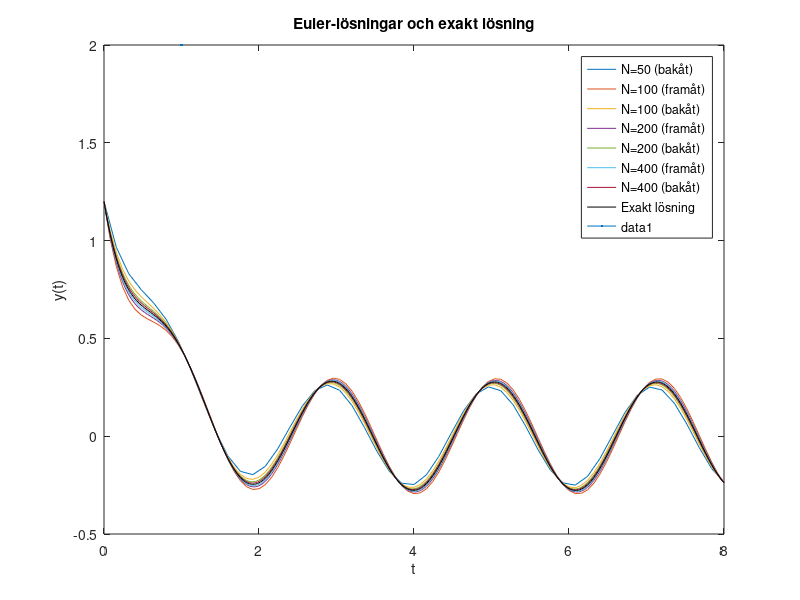
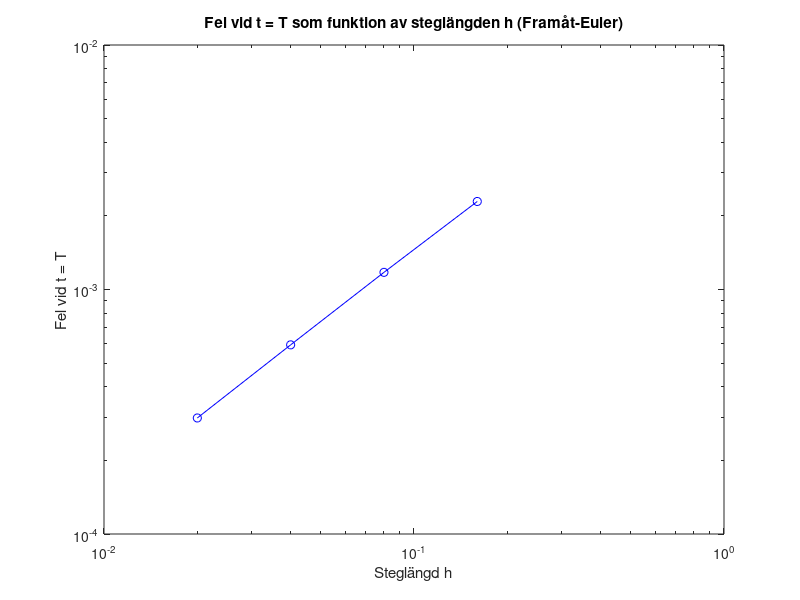
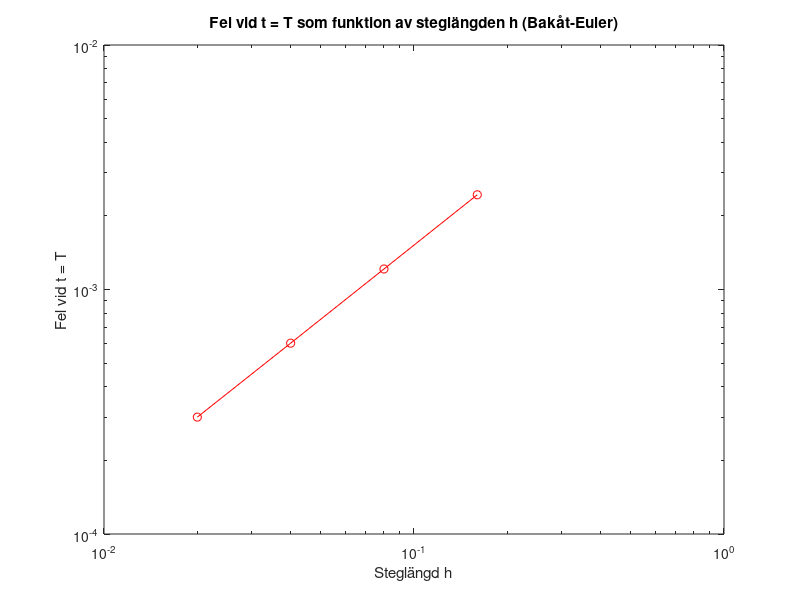
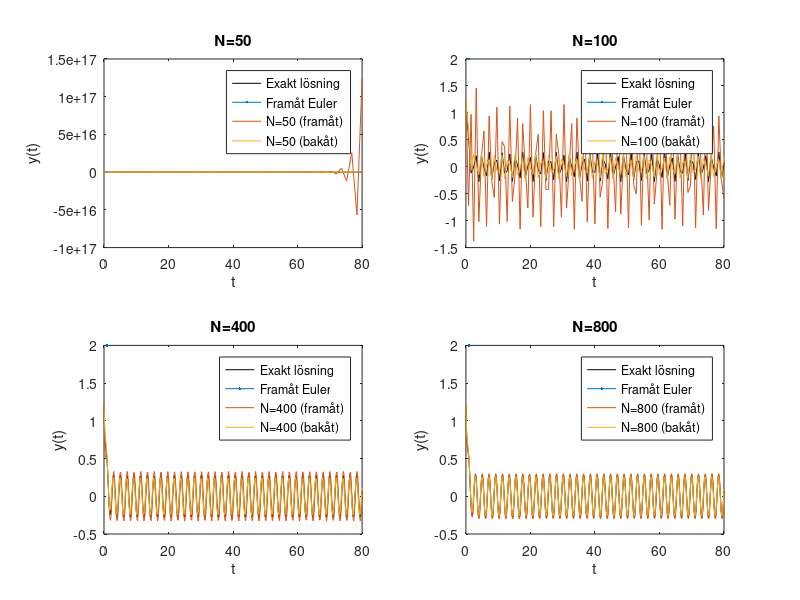

Recreate these plots in MATLAB, in order.
clear
% Euler framåt stabilitet: y'=-λy, y(0)=1, => h<2/λ

% Definiera funktionen och exakt lösning
f = @(t,y) sin(3*t) - 2*y;
y_exact = @(t) (93/65)*exp(-2*t) - (3/13)*cos(3*t) + (2/13)*sin(3*t);

% Startvärden
T = 8;
Y0 = 1.2;
n_values = [50,100,200,400];


errorsFE = zeros(length(n_values),1);
errorsBE = zeros(length(n_values),1);

h_values = zeros(length(n_values),1);

yVecFE = zeros(n_values(end), 4); 
yVecBE = zeros(n_values(end), 4);

figure
% Loop över olika n-värden
for j = 1:length(n_values)
    N = n_values(j);
    h = T/N; % Steglängd
    h_values(j) = h; % sparar h
    Y = Y0; % Återställ Y till startvärde för varje N
    t = 0; % Återställ t till startvärde



    % Skapa vektorer

    tVec = linspace(0, T, N+1)';
    yVecFE(1, j) = Y0;
    yVecBE(1, j) = Y0;


    % Eulers metod frammåt
    for i = 1:N
        Y = Y + h * f(t, Y); 
        yVecFE(i+1, j) = Y; 
        t = t + h; 
    end

    Y = Y0; % Återställ Y till startvärde för varje N
    t = 0; % Återställ t till startvärde

    %Eulers metod bakåt
    for i = 1:N
        t_next = t + h; 
        % Implicit formel för Y
        Y = (Y + h * sin(3*t_next)) / (1 + 2*h);
        yVecBE(i+1, j) = Y; 
        t = t_next; 
    end
   
    
    % Beräkna felet vid t = T och sparar i en vecktor
    errorsFE(j) = abs(y_exact(T) - yVecFE(N+1, j));
    errorsBE(j) = abs(y_exact(T) - yVecBE(N+1, j));
    
    plot(tVec, yVecFE(1:size(tVec),j),'DisplayName', sprintf('N=%d (framåt)',N))
    plot(tVec, yVecBE(1:size(tVec),j),'DisplayName', sprintf('N=%d (bakåt)',N))
    hold on
end
plot(tVec, y_exact(tVec),'k-','DisplayName','Exakt lösning',LineWidth=2)
title('Euler-lösningar och exakt lösning');
xlabel('t');
ylabel('y(t)');
legend ("show")
hold off;

% Plottar felet för Framår-Euler
figure;
loglog(h_values', errorsFE', '-o','Color', 'b');
hold off;

% design
title('Fel vid t = T som funktion av steglängden h (Framåt-Euler)');
xlabel('Steglängd h');
ylabel('Fel vid t = T');

% Plottar felet för Bakåt-Eueler
figure
loglog(h_values', errorsBE', '-o','Color', 'r');
hold off

% design
title('Fel vid t = T som funktion av steglängden h (Bakåt-Euler)');
xlabel('Steglängd h');
ylabel('Fel vid t = T');


% --- e & f ---

% Startvärden
T = 80;
Y0 = 1.2;
n_values = [50,100,400,800];

h_values = zeros(length(n_values),1);

yVecFE = zeros(n_values(end), 4); 
yVecBE = zeros(n_values(end), 4);

figure
subIdx = 1;
% Loop över olika n-värden
for j = 1:length(n_values)
    N = n_values(j);
    h = T/N; % Steglängd
    h_values(j) = h; % sparar h
    Y = Y0; % Återställ Y till startvärde för varje N
    t = 0; % Återställ t till startvärde



    % Skapa vektorer

    tVec = linspace(0, T, N+1)';
    yVecFE(1, j) = Y0;
    yVecBE(1, j) = Y0;


    % Eulers metod frammåt
    for i = 1:N
        Y = Y + h * f(t, Y); 
        yVecFE(i+1, j) = Y; 
        t = t + h; 
    end

    Y = Y0; % Återställ Y till startvärde för varje N
    t = 0; % Återställ t till startvärde

    %Eulers metod bakåt
    for i = 1:N
        t_next = t + h; 
        % Implicit formel för Y
        Y = (Y + h * sin(3*t_next)) / (1 + 2*h);
        yVecBE(i+1, j) = Y; 
        t = t_next; 
    end
   
    subplot(2,2, subIdx);
    plot(tVec, y_exact(tVec),'k-',LineWidth=2);
    hold on

    % Design
    title(sprintf('N=%d', N));
    xlabel('t')
    ylabel('y(t)')
    legend('Exakt lösning', 'Framåt Euler', 'Bakåt Euler')
    subIdx = subIdx + 1;

    plot(tVec, yVecFE(1:size(tVec),j),'DisplayName', sprintf('N=%d (framåt)', N));
    plot(tVec, yVecBE(1:size(tVec),j),'DisplayName', sprintf('N=%d (bakåt)', N));
end

